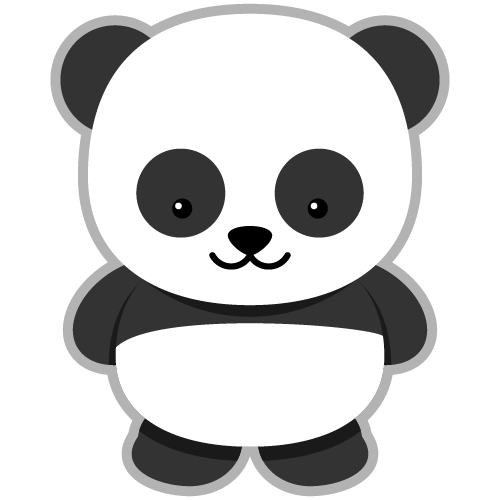
#> input picture Panda.png, 500 x 500 px
$ python FINALBW.py   (older library calls are emulated)
#> lines starting #> are read from the running program, lines starting #| are printed output that depends on the picture; after the words box and inside, x2 and y2 are one past the last pixel; in counts of white or black regions, pixels touching at a corner belong together
#Importing libraries
import numpy as np
import scipy
from PIL import Image
import codecs, json

# Open the image
img = Image.open('Panda.png')
#> img is the input picture: PIL image 500x500 RGBA; mean R, G, B, A 209.5, 209.5, 209.5, 159.1

#resize image
width = 72
height = 72
img = img.resize((width, height), Image.ANTIALIAS)
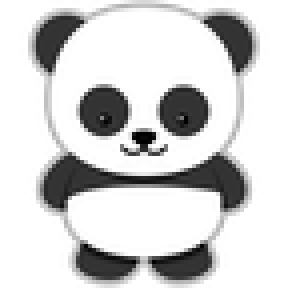
#> img: PIL image 72x72 RGBA (shown 4 times larger); mean R, G, B, A 125, 125, 125, 159.1; transparent parts drawn white

#black and white
img = img.convert('1')
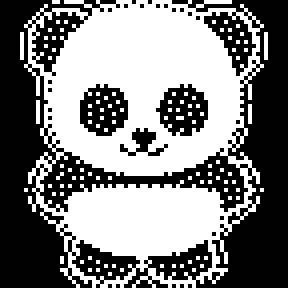
#> img: PIL image 72x72 1 (shown 4 times larger); 49.7% white; 107 white regions (106 under 20 px), largest, box (x1, y1, x2, y2) and area: (6, 0, 66, 72) 2448

#saving
img.save('BWResized.png')

# Write the image to an array, using numpy
arr = np.array(img)

# Example of finding a specific pixel and printing it
#print(arr[0, 5])

# Printing the entire array
#for x in arr:
#    print (x)

# Write array to a file
b = arr.tolist() # nested lists with same data, indices
#> b = 72 items

build = {}
build['image'] = b
file_path = "FINAL.json" ## your path variable

json.dump(build, open(file_path, 'w'))
